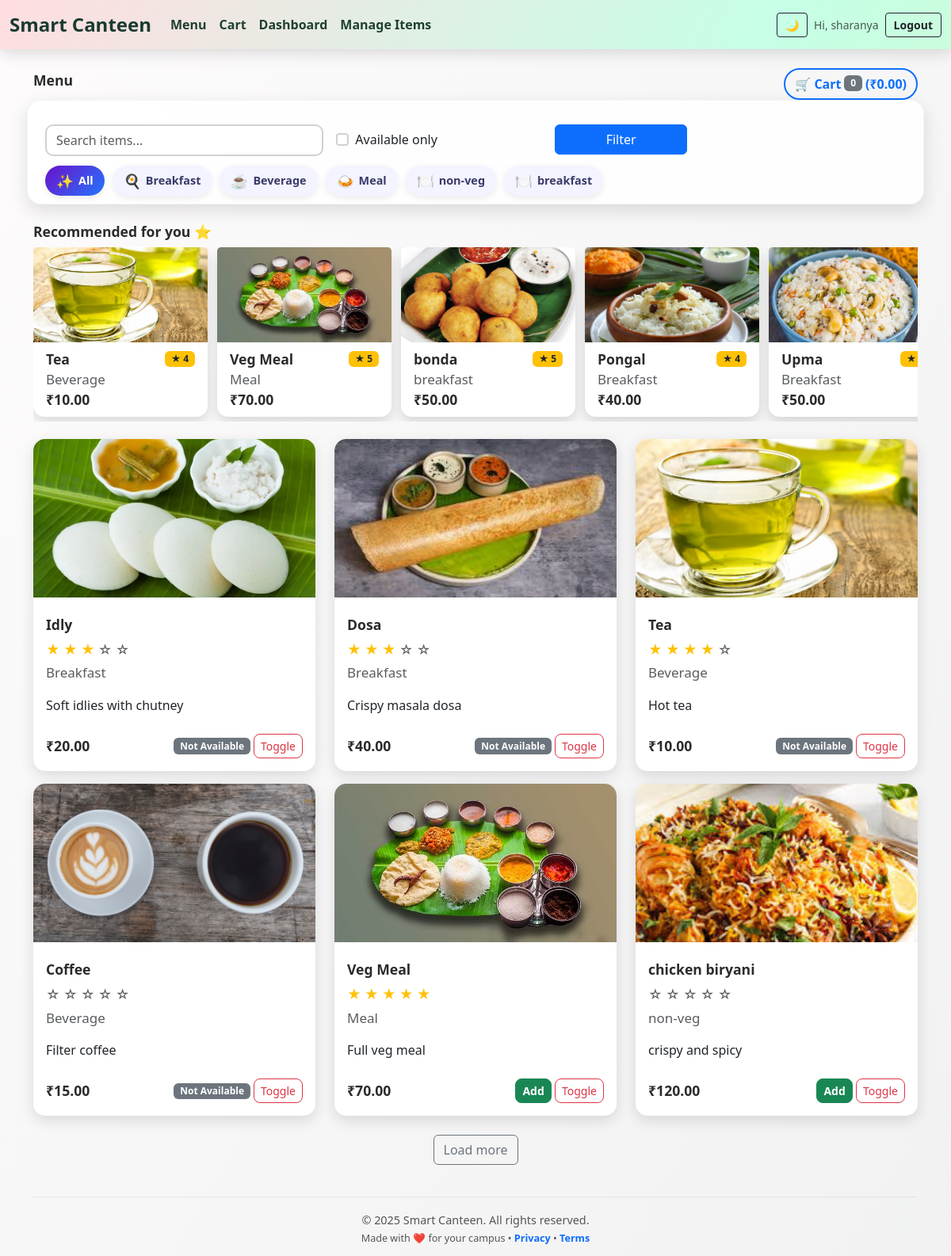
The app's page /menu/ (signed in) with its own data.
### menu_app/models.py (models this page shows, shortened)
class Item(models.Model):
    name = models.CharField(max_length=100)
    description = models.TextField(blank=True)
    price = models.DecimalField(max_digits=7, decimal_places=2)
    category = models.CharField(
        max_length=50,
        choices=CATEGORY_CHOICES,
        blank=True
    )
    available = models.BooleanField(default=True)
    image = models.ImageField(
        upload_to='menu_images/',
        blank=True,
        null=True
    )
    rating = models.PositiveIntegerField(
        default=0,
        validators=[
            MinValueValidator(0),
            MaxValueValidator(5)
        ]
    )

### menu_app/views.py (the view)
# urls.py: path('menu/', views.menu_list, name='menu_list'),
@login_required(login_url='login')
def menu_list(request):
    items = Item.objects.all()
    q = request.GET.get("q")
    if q:
        items = items.filter(name__icontains=q)
    selected_category = request.GET.get("category")
    if selected_category and selected_category != "":
        items = items.filter(category=selected_category)
    available_only = request.GET.get("available_only")
    if available_only == "on":
        items = items.filter(available=True)
    categories = Item.objects.values_list("category", flat=True).distinct()
    cart = _get_cart(request)
    total = Decimal("0.00")
    for item_id, qty in cart.items():
        try:
            item = Item.objects.get(id=item_id)
            total += item.price * qty
        except Item.DoesNotExist:
            pass
    return render(request, "menu.html", {
        "items": items,
        "categories": categories,
        "selected_category": selected_category,
        "cart_total": total,
        "cart_count": sum(cart.values()),
        "form": request.GET,
    })

### menu_app/views.py (called while the page is built)
def _get_cart(request):
    return request.session.get('cart', {})

### templates/menu.html (shortened to what this page needs)
{% extends 'base.html' %}
{% block content %}
<div class="d-flex justify-content-between align-items-center mb-3">
  <h2 class="fw-bold">Menu</h2>
  <div>
    <a href="{% url 'cart_view' %}" class="btn btn-outline-primary d-inline-flex align-items-center gap-1" id="cartButton">
      🛒 Cart
      <span class="badge bg-secondary">{{ cart_count }}</span>
      (₹{{ cart_total }})
    </a>
  </div>
</div>
<form method="get" class="row g-3 mb-4 animated-filter" id="filterForm">
  <div class="col-md-4">
    <input
      type="text"
      name="q"
      value="{{ request.GET.q }}"
      class="form-control"
      placeholder="Search items..."
    >
  </div>
  <div class="col-md-3 d-flex align-items-center">
    <div class="form-check">
      <input
        class="form-check-input"
        type="checkbox"
        name="available_only"
        id="available_only"
        value="on"
      >
      <label class="form-check-label" for="available_only">Available only</label>
    </div>
  </div>
  <div class="col-md-2">
    <button class="btn btn-primary w-100" type="submit">Filter</button>
  </div>
  <div class="col-12 mt-1">
    <div class="category-chips">
      <button type="button" class="chip {% if not selected_category %}active{% endif %}" data-value="">
        <span class="emoji">✨</span> All
      </button>
      {% for cat in categories %}
      <button
        type="button"
        class="chip {% if cat == selected_category %}active{% endif %}"
        data-value="{{ cat }}"
      >
        <span class="emoji">
          {% if cat == "Breakfast" %}🍳
          {% elif cat == "Beverage" %}☕
          {% elif cat == "Meal" %}🍛
          {% elif cat == "Non-Veg" %}🍗
          {% else %}🍽️
          {% endif %}
        </span>
        {{ cat }}
      </button>
      {% endfor %}
    </div>
  </div>
</form>
<div id="recommended-section">
  <h5 class="fw-bold mb-2">Recommended for you ⭐</h5>
  <div class="recommended-row">
    {% for item in items %}
      {% if item.rating >= 4 %}
      <div class="card recommended-card">
        {% if item.image %}
          <img src="{{ item.image.url }}" class="card-img-top">
        {% else %}
          <img src="https://via.placeholder.com/300x200.png?text=No+Image" class="card-img-top">
        {% endif %}
        <div class="card-body py-2">
          <div class="d-flex justify-content-between align-items-center">
            <span class="fw-bold small">{{ item.name }}</span>
            <span class="badge bg-warning text-dark">★ {{ item.rating }}</span>
          </div>
          <small class="text-muted">{{ item.category }}</small><br>
          <small class="fw-bold">₹{{ item.price }}</small>
        </div>
      </div>
      {% endif %}
    {% endfor %}
  </div>
</div>
<div class="row real-grid" id="menuGrid">
  {% for item in items %}
  <div class="col-md-4 mb-3 menu-item-col">
    <div class="card h-100 menu-card">
      {% if item.image %}
        <img src="{{ item.image.url }}" class="card-img-top" style="height:200px; object-fit:cover;">
      {% else %}
        <img src="https://via.placeholder.com/300x200.png?text=No+Image" class="card-img-top" style="height:200px; object-fit:cover;">
      {% endif %}
      <div class="card-body d-flex flex-column">
        <h5 class="card-title mt-2 fw-bold">{{ item.name }}</h5>
        <div class="mb-1">
          {% for i in "12345" %}
            {% if forloop.counter <= item.rating %}
              <span class="text-warning">★</span>
            {% else %}
              <span class="text-muted">☆</span>
            {% endif %}
          {% endfor %}
        </div>
        <p class="card-text text-muted small">{{ item.category }}</p>
        <p class="card-text flex-grow-1">{{ item.description|default:"Tasty item" }}</p>
        <div class="d-flex justify-content-between align-items-center mt-2">
          <span class="fw-bold">₹{{ item.price }}</span>
          <div>
            {% if item.available %}
              <a href="{% url 'add_to_cart' item.id %}" class="btn btn-sm btn-success add-to-cart-btn">Add</a>
            {% else %}
              <span class="badge bg-secondary">Not Available</span>
            {% endif %}
            {% if user.is_staff %}
              <a href="{% url 'toggle_item' item.id %}" class="btn btn-sm btn-outline-danger">Toggle</a>
            {% endif %}
          </div>
        </div>
      </div>
    </div>
  </div>
  {% empty %}
  <p>No items found.</p>
  {% endfor %}
</div>
<div class="text-center mt-2" id="loadMoreWrapper" style="display:none;">
  <button class="btn btn-outline-secondary" id="loadMoreBtn">Load more</button>
</div>
<footer class="custom-footer text-center">
  <div>© {% now "Y" %} Smart Canteen. All rights reserved.</div>
  <div>
    <small>Made with ❤️ for your campus • <a href="#">Privacy</a> • <a href="#">Terms</a></small>
  </div>
</footer>
{% endblock %}

### templates/base.html (shortened to what this page needs)
<!DOCTYPE html>
<html lang="en" data-bs-theme="light" id="htmlRoot">
<head>
  <link href="https://cdn.jsdelivr.net/npm/bootstrap@5.3.3/dist/css/bootstrap.min.css" rel="stylesheet">
</head>
<body>
  <nav class="navbar navbar-expand-lg animated-navbar fixed-top">
    <div class="container-fluid">
      <a class="navbar-brand" href="{% url 'home' %}">Smart Canteen</a>
      <div class="collapse navbar-collapse" id="navbarNav">
        <ul class="navbar-nav me-auto">
          <li class="nav-item"><a class="nav-link" href="{% url 'menu_list' %}">Menu</a></li>
          <li class="nav-item"><a class="nav-link" href="{% url 'cart_view' %}">Cart</a></li>
          {% if user.is_staff %}
          <li class="nav-item"><a class="nav-link" href="{% url 'dashboard' %}">Dashboard</a></li>
          <li class="nav-item"><a class="nav-link" href="{% url 'manage_items' %}">Manage Items</a></li>
          {% endif %}
        </ul>
        <div class="d-flex align-items-center gap-2">
          <button class="btn btn-outline-dark btn-sm" id="themeToggle">🌙</button>
          {% if user.is_authenticated %}
          <span class="navbar-text small">Hi, {{ user.username }}</span>
          <form method="post" action="{% url 'logout' %}" style="display:inline;">
            <button class="btn btn-outline-dark btn-sm">Logout</button>
          </form>
          {% else %}
          <a href="{% url 'login' %}" class="btn btn-outline-dark btn-sm">Login</a>
          <a href="{% url 'register' %}" class="btn btn-success btn-sm">Signup</a>
          {% endif %}
        </div>
      </div>
    </div>
  </nav>
  <div class="container mt-3">
    {% block content %}{% endblock %}
  </div>
</body>
</html>

### templates/base.html (style rules this page uses)
body { padding-top: 70px; }
.animated-navbar { background: linear-gradient(120deg, #ffdde1, #c6ffe6, #d4f8c4, #ffe9c8, #ffd6e8, #e0d7ff); background-size: 400% 400%; animation: rainbowFlow 12s ease infinite; padding: 10px 0; box-shadow: 0 4px 20px rgba(0, 0, 0, 0.15); backdrop-filter: blur(10px); }
.animated-navbar .navbar-brand { color: #1a3b2f !important; font-weight: 800; font-size: 1.5rem; }
.animated-navbar .nav-link { color: #1f3f32 !important; font-weight: 600; transition: 0.3s ease; }
.animated-navbar .btn-outline-dark, .animated-navbar .btn-success { font-weight: 600; padding: 4px 10px; }
.animated-navbar { padding: 8px 0 !important; }

### templates/menu.html (style rules this page uses)
body { background: linear-gradient(120deg, #fdfbfb, #ebedee); animation: bgmove 12s infinite alternate ease-in-out; background-size: 150% 150%; transition: background 0.4s ease; }
h2.fw-bold { font-weight: 800; }
#cartButton { border-width: 2px; font-weight: 600; border-radius: 999px; transition: 0.3s ease; }
.animated-filter { background: rgba(255, 255, 255, 0.85); border-radius: 18px; padding: 14px 14px 10px 14px; box-shadow: 0 8px 22px rgba(0, 0, 0, 0.12); animation: slideDown 0.6s ease-out; border: 1px solid rgba(0,0,0,0.04); }
.animated-filter input, .animated-filter select { border: 2px solid #d1d1d1 !important; border-radius: 10px; transition: 0.3s; }
.category-chips { display: flex; flex-wrap: wrap; gap: 10px; margin-top: 8px; }
.category-chips .chip { border: none; outline: none; padding: 6px 14px; border-radius: 999px; font-size: 0.9rem; font-weight: 600; background: #f3f4ff; color: #3a3a6a; display: inline-flex; align-items: center; gap: 6px; cursor: pointer; box-shadow: 0 3px 8px rgba(0,0,0,0.08); transition: 0.25s ease; }
.category-chips .chip span.emoji { font-size: 1.1rem; }
.category-chips .chip.active { background: linear-gradient(135deg, #6a11cb, #2575fc); color: #ffffff; }
#recommended-section { margin-bottom: 22px; animation: slideUp 0.6s ease-out; }
.recommended-row { display: flex; flex-wrap: nowrap; overflow-x: auto; gap: 12px; padding-bottom: 6px; }
.recommended-card { min-width: 220px; border-radius: 14px; box-shadow: 0 6px 16px rgba(0,0,0,0.14); border: none; }
.recommended-card img { height: 120px; object-fit: cover; }
.card.menu-card { border: none !important; border-radius: 15px; overflow: hidden; background: #ffffff; box-shadow: 0px 6px 18px rgba(0,0,0,0.12); transition: transform 0.3s ease, box-shadow 0.3s ease; position: relative; }
.card.menu-card::before { content: ""; position: absolute; top: -5px; left: -5px; right: -5px; bottom: -5px; border-radius: 20px; background: linear-gradient(45deg, #ffecd2, #fcb69f, #c2e9fb, #a1c4fd); z-index: -1; opacity: 0; transition: 0.4s ease; }
.card.menu-card .card-img-top { transition: transform 0.4s ease; }
.text-warning, .text-muted { font-size: 17px; }
.fw-bold { font-size: 1.1rem; color: #2b2b2b; }
.btn-success { transition: 0.3s ease; font-weight: 600; border-radius: 8px; }
.btn-outline-danger { transition: 0.3s ease; border-radius: 8px; }
.custom-footer { margin-top: 40px; padding-top: 18px; padding-bottom: 12px; border-top: 1px solid rgba(0,0,0,0.06); font-size: 0.9rem; color: #555; animation: slideUp 0.7s ease-out; }
.custom-footer a { text-decoration: none; font-weight: 600; }

### records on screen
Item: image (picture), name "Tea", rating "4", category "Beverage", price "10.00", description "Hot tea", available "Not Available"
Item: image (picture), name "Veg Meal", rating "5", category "Meal", price "70.00", description "Full veg meal", available "Add"
Item: image (picture), name "bonda", rating "5", category "breakfast", price "50.00"
Item: image (picture), name "Pongal", rating "4", category "Breakfast", price "40.00"
Item: image (picture), name "Upma", category "Breakfast", price "50.00"
Item: image (picture), name "Idly", rating 3 (drawn), category "Breakfast", description "Soft idlies with chutney", price "20.00", available "Not Available"
Item: image (picture), name "Dosa", rating 3 (drawn), category "Breakfast", description "Crispy masala dosa", price "40.00", available "Not Available"
Item: image (picture), name "Coffee", rating 0 (drawn), category "Beverage", description "Filter coffee", price "15.00", available "Not Available"
Item: image (picture), name "chicken biryani", rating 0 (drawn), category "non-veg", description "crispy and spicy", price "120.00", available "Add"

### other values on screen
{{ user.username }} "sharanya"
{{ cart_count }} "0"
{{ cart_total }} "0.00"
{{ cat }} "Breakfast" "Beverage" "Meal" "non-veg" "breakfast"
